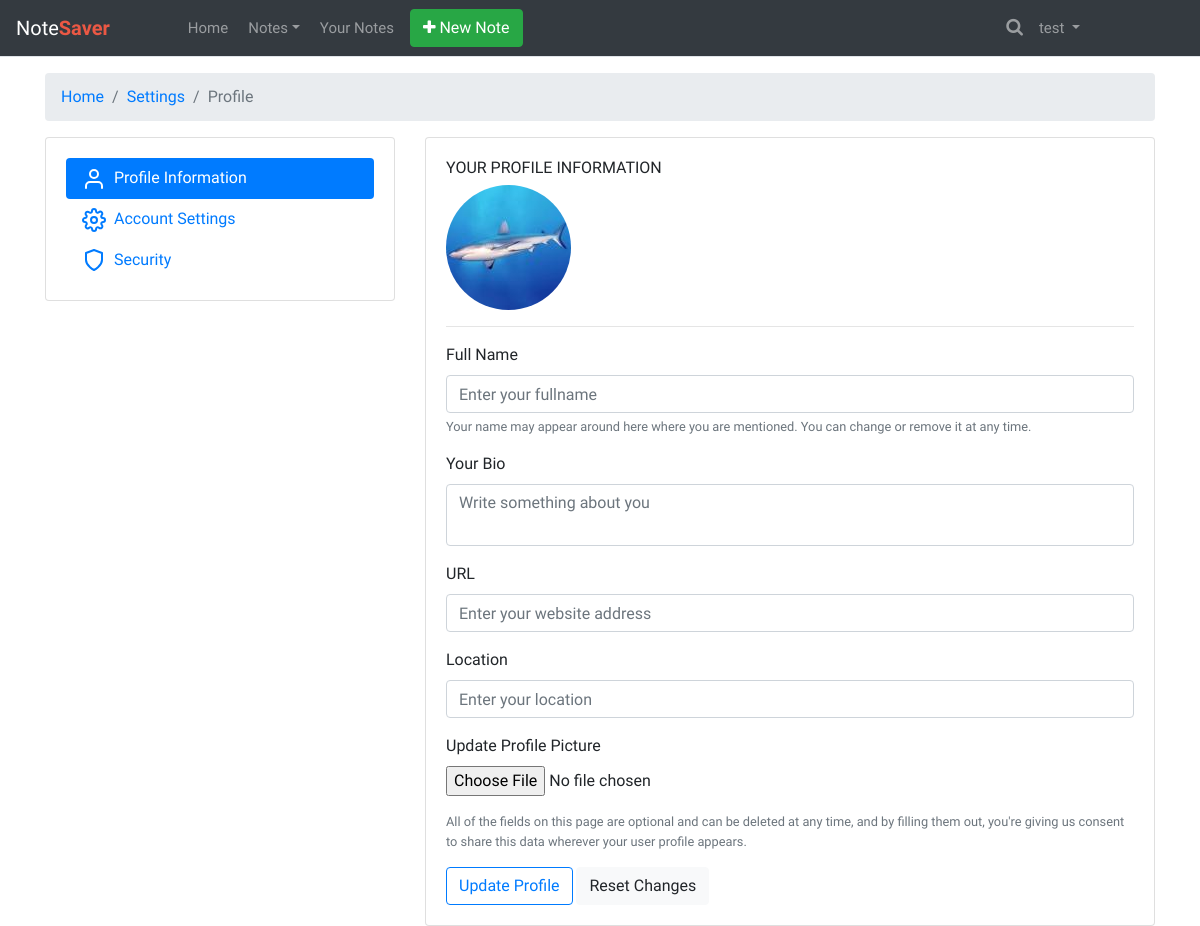
The page /settings/profile (signed in) on the database its author committed.
### nts/models.py (models this page shows, shortened)
class User(db.Model, UserMixin):
    id = db.Column(db.Integer, primary_key=True)
    username = db.Column(db.String(20), unique=True, nullable=False)
    email = db.Column(db.String(120), unique=True, nullable=False)
    image_file = db.Column(db.String(20), nullable=False,
                           default='default.jpg')
    password = db.Column(db.String(60), nullable=False)
    role = db.Column(db.Text, nullable=False, default='User')
    notes = db.relationship('Note', backref='author', lazy=True)

### nts/views.py (the view)
@app.route('/settings/profile', methods=['GET', 'POST'])
@login_required
def profile():
    form = ProfileSettings()
    if form.validate_on_submit():
        if form.picture.data:
            picture_file = save_picture(form.picture.data)
            current_user.image_file = picture_file
            db.session.commit()
    image_file = url_for(
        'static', filename="profile_pics/" + current_user.image_file)
    return render_template('account/settings/profile_settings.html', title="Settings", form=form, image_file=image_file)

### nts/forms.py
class ProfileSettings(FlaskForm):
    picture = FileField('Update Profile Picture', validators=[
                        FileAllowed(['jpg', 'png'])])
    submit = SubmitField('Update Profile')

### nts/functions.py (called while the page is built)
@app.context_processor
def override_url_for():
    return dict(url_for=dated_url_for)

def dated_url_for(endpoint, **values):
    if endpoint == 'static' or 'profile_pics':
        filename = values.get('filename', None)
        if filename:
            file_path = os.path.join(app.root_path,
                                     endpoint, filename)
            values['ver'] = int(os.stat(file_path).st_mtime)
    return url_for(endpoint, **values)

### nts/models.py (called while the page is built)
@login_manager.user_loader
def load_user(user_id):
    return User.query.get(int(user_id))

### nts/templates/account/settings/profile_settings.html (shortened to what this page needs)
{% extends 'layout.html' %}
{% block content %}
<div class="container mt-3">
      <nav aria-label="breadcrumb" class="main-breadcrumb">
        <ol class="breadcrumb">
          <li class="breadcrumb-item"><a href="/">Home</a></li>
          <li class="breadcrumb-item"><a href="javascript:void(0)">Settings</a></li>
          <li class="breadcrumb-item active" aria-current="page">Profile</li>
        </ol>
      </nav>
      <div class="row gutters-sm">
        <div class="col-md-4 d-none d-md-block">
          <div class="card">
            <div class="card-body">
              <nav class="nav flex-column nav-pills nav-gap-y-1">
                <a href="#profile" data-toggle="tab" class="nav-item nav-link has-icon nav-link-faded active">
                  <svg xmlns="http://www.w3.org/2000/svg" width="24" height="24" viewBox="0 0 24 24" fill="none" stroke="currentColor" stroke-width="2" stroke-linecap="round" stroke-linejoin="round" class="feather feather-user mr-2"><path d="M20 21v-2a4 4 0 0 0-4-4H8a4 4 0 0 0-4 4v2"></path><circle cx="12" cy="7" r="4"></circle></svg>Profile Information
                </a>
                <a href="{{ url_for('account') }}"  class="nav-item nav-link has-icon nav-link-faded">
                  Account Settings
                </a>
                <a href="{{ url_for('security') }}" class="nav-item nav-link has-icon nav-link-faded">
                  <svg xmlns="http://www.w3.org/2000/svg" width="24" height="24" viewBox="0 0 24 24" fill="none" stroke="currentColor" stroke-width="2" stroke-linecap="round" stroke-linejoin="round" class="feather feather-shield mr-2"><path d="M12 22s8-4 8-10V5l-8-3-8 3v7c0 6 8 10 8 10z"></path></svg>Security
                </a>
              </nav>
            </div>
          </div>
        </div>
        <div class="col-md-8">
          <div class="card">
            <div class="card-body tab-content">
              <div class="tab-pane active" id="profile">
                <h6>YOUR PROFILE INFORMATION</h6>
                <img class="rounded-circle account-img" src="{{ url_for('static', filename='profile_pics/' + current_user.image_file) }}" width="125px" height="125px">
                <hr>
                <form method="POST" enctype="multipart/form-data">
                  <div class="form-group">
                    <label for="fullName">Full Name</label>
                    <input type="text" class="form-control" id="fullName" aria-describedby="fullNameHelp" placeholder="Enter your fullname" value="">
                    <small id="fullNameHelp" class="form-text text-muted">Your name may appear around here where you are mentioned. You can change or remove it at any time.</small>
                  </div>
                  <div class="form-group">
                    <label for="bio">Your Bio</label>
                    <textarea class="form-control autosize" id="bio" placeholder="Write something about you" style="overflow: hidden; overflow-wrap: break-word; resize: none; height: 62px;"></textarea>
                  </div>
                  <div class="form-group">
                    <label for="url">URL</label>
                    <input type="text" class="form-control" id="url" placeholder="Enter your website address" value="">
                  </div>
                  <div class="form-group">
                    <label for="location">Location</label>
                    <input type="text" class="form-control" id="location" placeholder="Enter your location" value="">
                  </div>
                  <div class="form-group">
                    {{ form.picture.label() }}
                    {{ form.picture(class="form-control-file ") }}
                  </div>
                  <div class="form-group small text-muted">
                    All of the fields on this page are optional and can be deleted at any time, and by filling them out, you're giving us consent to share this data wherever your user profile appears.
                  </div>
                  {{ form.submit(class="btn btn-outline-primary") }}
                  <button type="reset" class="btn btn-light">Reset Changes</button>
                </form>
              </div>
            </div>
          </div>
        </div>
      </div>
    </div>
{% endblock %}

### nts/templates/layout.html (shortened to what this page needs)
<!DOCTYPE html>
<html lang="en">
<head>
<link rel="stylesheet" href="https://stackpath.bootstrapcdn.com/bootstrap/4.5.0/css/bootstrap.min.css">
<link rel="stylesheet" href="https://maxcdn.bootstrapcdn.com/font-awesome/4.7.0/css/font-awesome.min.css">
<link rel="stylesheet" href="{{ url_for('static', filename='layout.css') }}">
</head>
<body>
{% if title == 'User' %}
<nav class="navbar navbar-expand-lg navbar-dark bg-dark fixed-top">
{% else %}
<nav class="navbar navbar-expand-lg navbar-dark bg-dark ">
{% endif %}
	<a href="{{ url_for('notes') }}" class="navbar-brand">Note<b>Saver</b></a>
	<div id="navbarCollapse" class="collapse navbar-collapse justify-content-start">
		<div class="navbar-nav">
			{% if current_user.is_authenticated %}
			<a href="{{ url_for('notes') }}" class="nav-item nav-link ">Home</a>
			{% else %}
			<a href="/" class="nav-item nav-link ">Home</a>
			{% endif %}
			{% if title == 'Dashboard' or title == 'Add' or title == 'Browse' %}
			<div class="nav-item dropdown active">
			{% else %}
			<div class="nav-item dropdown">
			{% endif %}
				<a href="#" data-toggle="dropdown" class="nav-item nav-link dropdown-toggle">Notes</a>
			</div>
			{% if title == 'Notes' %}
			<a href="{{ url_for('notes') }}" class="nav-item nav-link active">Your Notes</a>
			{% else %}
			<a href="{{ url_for('notes') }}" class="nav-item nav-link">Your Notes</a>
			{% endif %}
			<a href="{{ url_for('notes_add') }}">
				<button type="button" class="btn btn-success">
					<i class="fa fa-plus" aria-hidden="true"></i> New Note
				</button>
			</a>
        </div>
		<div class="navbar-nav ml-auto">
			<div class="nav-item dropdown search-dropdown">
				<a data-toggle="dropdown" class="nav-item nav-link dropdown-toggle" href="#"><i class="fa fa-search"></i></a>
			</div>
			{% if current_user.is_authenticated %}
			<div class="nav-item dropdown mr-5">
				<a href="#" data-toggle="dropdown" class="nav-link dropdown-toggle user-action mr-5">{{ current_user.username }} <b class="caret"></b></a>
			</div>
			{% endif %}
         </div>
        </div>
</nav>
{% block content %}{% endblock %}
</body>
</html>

### nts/static/layout.css (style rules this page uses)
body { font-family:'Varela Round',sans-serif }
.form-control { box-shadow:none;border-radius:4px }
.navbar { background:#fff;padding-left:16px;padding-right:16px;border-bottom:1px solid #dfe3e8;border-radius:0 }
.navbar .navbar-brand { padding-left:0;font-size:20px;padding-right:50px }
.navbar .navbar-brand b { font-weight:700;color:#eb5844 }
.navbar .navbar-nav>a { margin:0 .25rem }
.navbar a,.navbar a:active { color:#888;font-size:15px;background:0 0 }
.navbar .nav-item i { font-size:18px;line-height:16px }
.navbar .search-dropdown .dropdown-toggle::after { display:none }

### rows shown on the page
User: username "test", image_file (picture)
